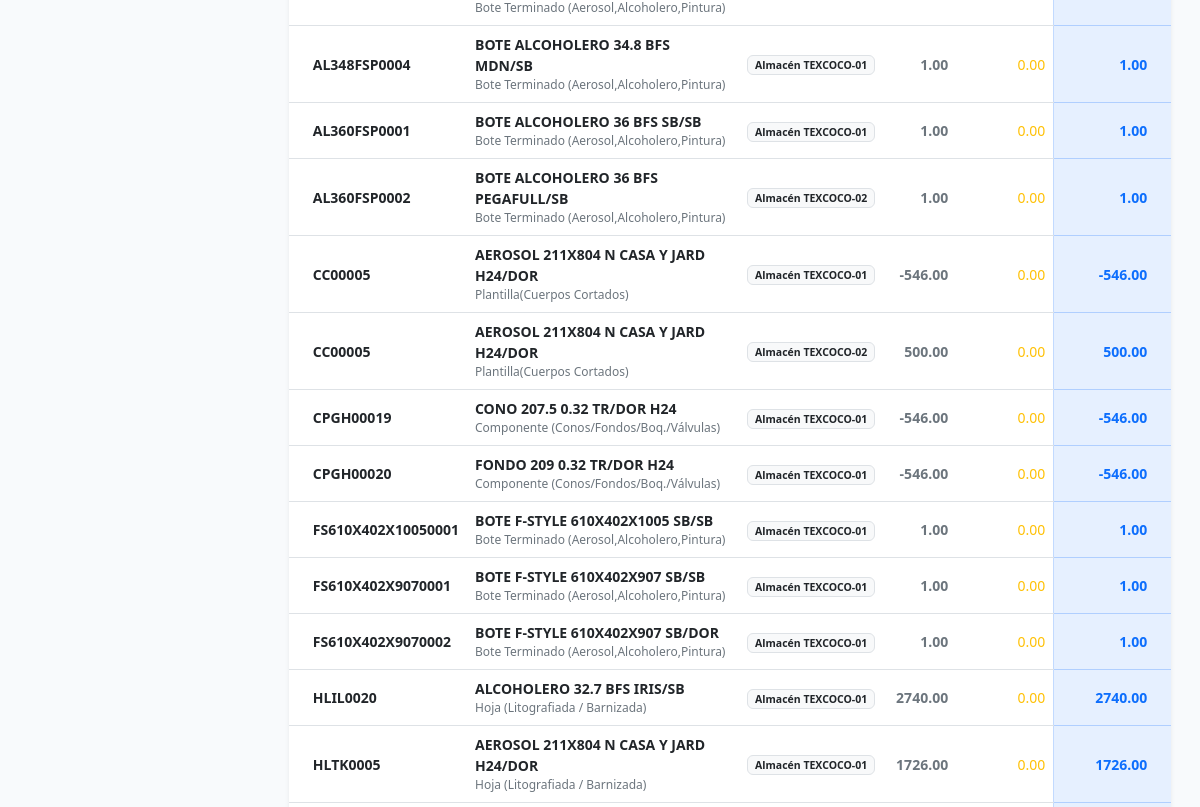
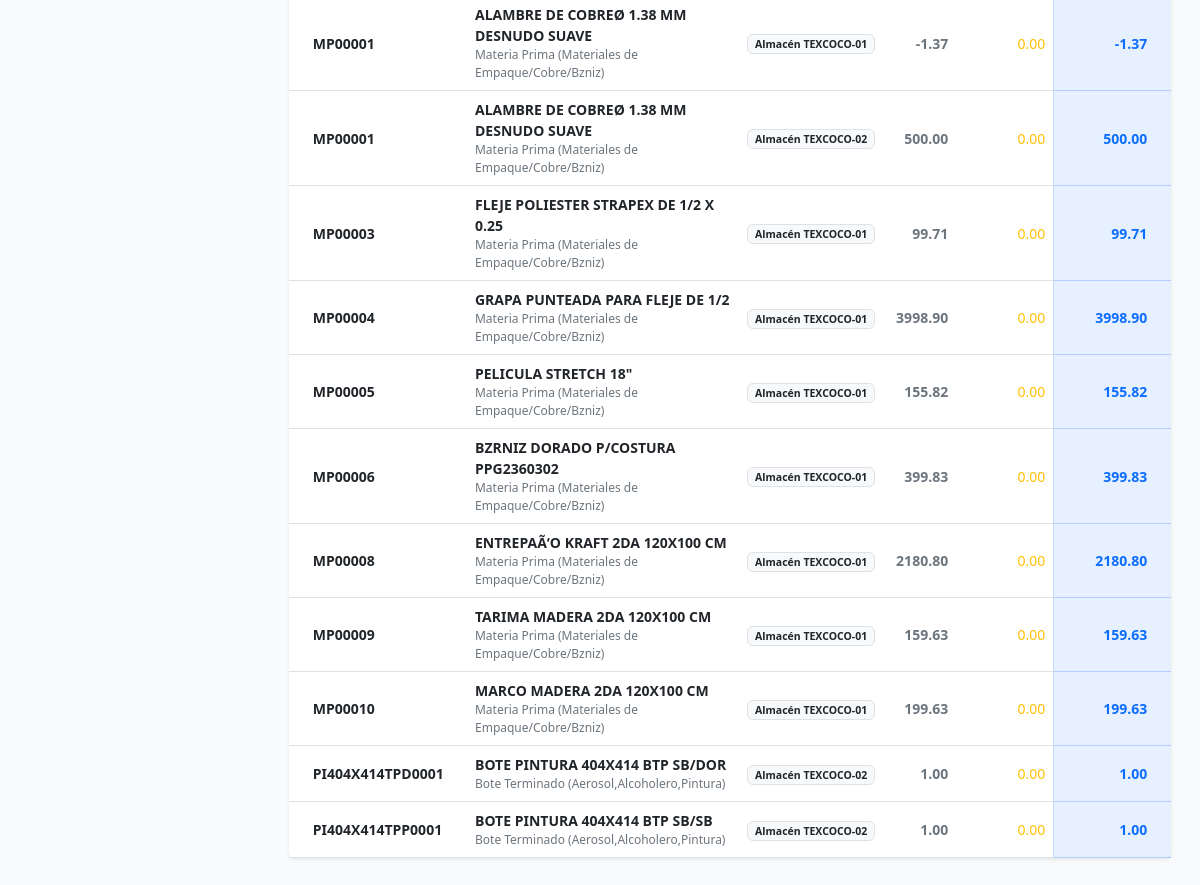
The page /inventario/existencias/ (signed in, lower part) on the database as committed earlier (2 pictures, top to bottom).
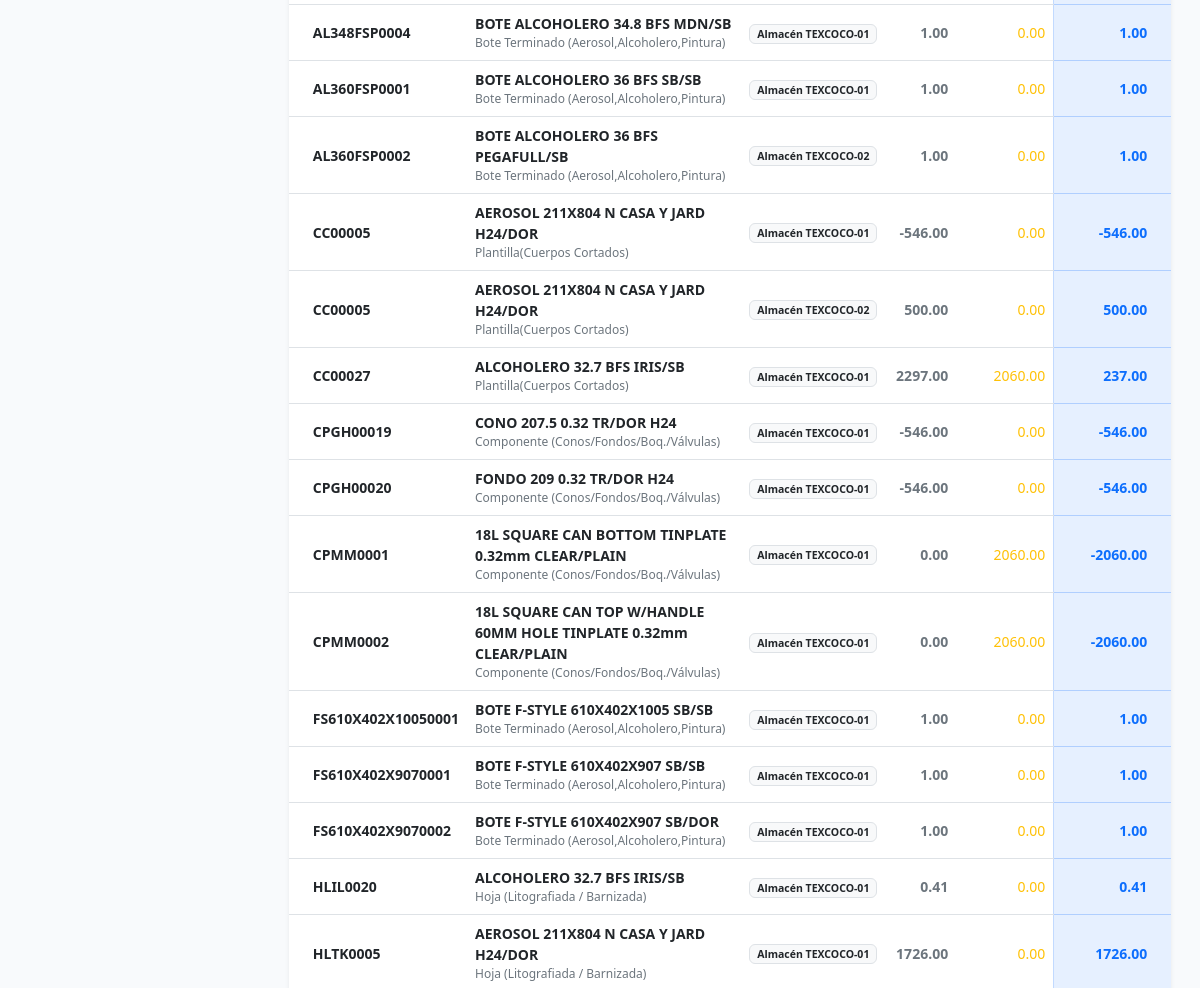
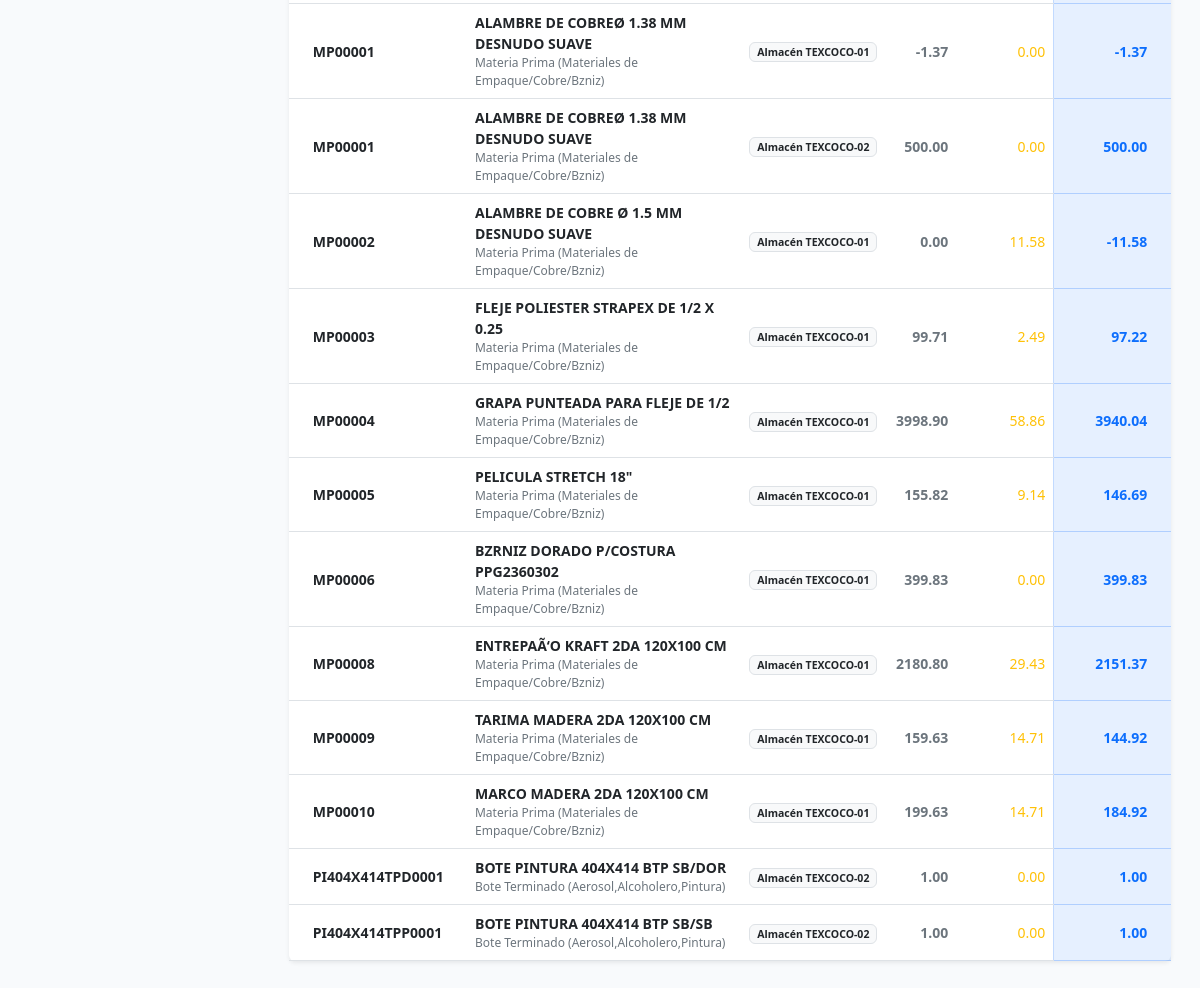
The same page on the database as committed later (2 pictures, top to bottom).
### inventario/models.py (models this page shows, shortened)
class Stock(models.Model):
    producto = models.ForeignKey(Producto, on_delete=models.CASCADE)
    bodega = models.ForeignKey(Bodega, on_delete=models.PROTECT)
    cantidad = models.DecimalField(
        max_digits=18, decimal_places=6, default=Decimal('0.000000'), validators=[MinValueValidator(Decimal('0.000000'))]
    )
    cantidad_reservada = models.DecimalField(
        max_digits=18, decimal_places=6, default=Decimal('0.000000'),
        help_text="Stock apartado para Órdenes de Producción o Pedidos de Venta"
    )
    ubicacion_especifica = models.CharField(max_length=50, blank=True, null=True, help_text="Ej: Pasillo A, Estante 4")
    stock_minimo = models.DecimalField(max_digits=18, decimal_places=6, default=Decimal('0.000000'), help_text="Alerta de stock mínimo")
    fecha_ultima_actualizacion = models.DateTimeField(auto_now=True)
    class Meta:
        verbose_name = "Existencia (Stock)"
        verbose_name_plural = "Existencias por Ubicación"
        unique_together = ('producto', 'bodega')
    @property
    def cantidad_disponible(self):
        return self.cantidad - self.cantidad_reservada

class Producto(models.Model):
    MATERIA_PRIMA = 'MP'
    COMPONENTE = 'CP'
    PRODUCTO_TERMINADO = 'PT'
    HOJALATA_ROLLO = 'HR'
    HOJA_LITOGRAFIADA = 'HL'
    HOJA_CORTADA = 'HC'
    PLANTILLA = 'CC'
    TIPO_PRODUCTO_CHOICES = [
        (MATERIA_PRIMA, 'Materia Prima (Materiales de Empaque/Cobre/Bzniz)'),
        (COMPONENTE, 'Componente (Conos/Fondos/Boq./Válvulas)'),
        (PRODUCTO_TERMINADO, 'Bote Terminado (Aerosol,Alcoholero,Pintura)'),
        (HOJALATA_ROLLO, 'Hojalata Rollo'),
        (HOJA_LITOGRAFIADA, 'Hoja (Litografiada / Barnizada)'),
        (HOJA_CORTADA, 'Hoja Cortada Plain'),
        (PLANTILLA, 'Plantilla(Cuerpos Cortados)'),
    ]
    nombre = models.CharField(max_length=255)
    sku = models.CharField(max_length=50, unique=True, help_text="Ej: AE-001 (Aerosol) o MP-BAR-EPO (Barniz)")
    descripcion = models.TextField(blank=True, null=True)
    tipo = models.CharField(max_length=2, choices=TIPO_PRODUCTO_CHOICES, default=PRODUCTO_TERMINADO)
    unidad_medida = models.ForeignKey(UnidadMedida, on_delete=models.PROTECT, help_text="Ej: Pza, Kg")
    moneda_base_costo = models.ForeignKey(
        Moneda, on_delete=models.PROTECT, related_name='productos_costo', help_text="Moneda en la que se rastrea el costo promedio"
    )
    moneda_base_venta = models.ForeignKey(
        Moneda, on_delete=models.PROTECT, related_name='productos_venta', help_text="Moneda de referencia para precios de venta"
    )
    costo_promedio_mxn = models.DecimalField(
        max_digits=18, decimal_places=6, default=Decimal('0.000000'), help_text="Costo promedio unitario en MXN para contabilidad"
    )
    class Meta:
        verbose_name = "Producto"
        verbose_name_plural = "Catálogo de Productos"

class Bodega(models.Model):
    codigo = models.CharField(max_length=20, unique=True)
    nombre = models.CharField(max_length=100)
    descripcion = models.TextField(blank=True, null=True)
    class Meta:
        verbose_name = "Bodega / Almacén"
        verbose_name_plural = "Bodegas / Almacenes"

### inventario/views.py (the view)
# urls.py: path('existencias/', views.existencias_view, name='existencias'),
@login_required
def existencias_view(request):
    existencias = Stock.objects.select_related('producto', 'bodega').all().order_by('producto__sku', 'bodega__nombre')
    query = request.GET.get('q', '').strip()
    bodega_id = request.GET.get('bodega', '').strip()
    if query:
        existencias = existencias.filter(
            Q(producto__sku__icontains=query) | Q(producto__nombre__icontains=query)
        )
    if bodega_id:
        existencias = existencias.filter(bodega_id=bodega_id)
    if request.headers.get('HX-Request'):
        return render(request, 'inventario/partials/_tabla_existencias.html', {'existencias': existencias})
    bodegas = Bodega.objects.all() # Traemos las bodegas reales para el filtro
    return render(request, 'inventario/existencias.html', {
        'existencias': existencias,
        'bodegas': bodegas,
        'query': query
    })

### inventario/templates/inventario/existencias.html (shortened to what this page needs)
{% extends 'general/base.html' %}
{% load static %}
{% block content %}
<div id="tabla-existencias-container">
    {% include 'inventario/partials/_tabla_existencias.html' %}
</div>
{% endblock %}

### inventario/templates/inventario/partials/_tabla_existencias.html (shortened to what this page needs)
<div class="card border-0 shadow-sm">
    <div class="card-body p-0">
        <div class="table-responsive">
            <table class="table table-hover align-middle mb-0">
                <tbody class="text-secondary small">
                    {% for item in existencias %}
                    <tr>
                        <td class="ps-4 fw-bold text-dark">{{ item.producto.sku }}</td>
                        <td>
                            <div class="d-flex flex-column">
                                <span class="fw-semibold text-dark">{{ item.producto.nombre }}</span>
                                <span class="text-muted" style="font-size: 0.75rem;">{{ item.producto.get_tipo_display }}</span>
                            </div>
                        </td>
                        <td>
                            <span class="badge bg-light text-dark border">{{ item.bodega.nombre }}</span>
                        </td>
                        <td class="text-end fw-semibold">{{ item.cantidad|floatformat:2 }}</td>
                        <td class="text-end text-warning">{{ item.cantidad_reservada|floatformat:2 }}</td>
                        <td class="text-end pe-4 fw-bold bg-primary bg-opacity-10 text-primary border-start border-primary border-opacity-25">
                            {{ item.cantidad_disponible|floatformat:2 }}
                        </td>
                    </tr>
                    {% endfor %}
                </tbody>
            </table>
        </div>
    </div>
</div>

Rows that differ between the two databases and show on the page:
no longer on this page (row unchanged): Stock: producto.tipo "Bote Terminado (Aerosol,Alcoholero,Pintura)"
added Stock: producto.sku "CC00027", producto.nombre "ALCOHOLERO 32.7 BFS IRIS/SB", producto.tipo "Plantilla(Cuerpos Cortados)", bodega.nombre "Almacén TEXCOCO-01", cantidad "2297.00", cantidad_reservada "2060.00", cantidad_disponible "237.00"
added Stock: producto.sku "CPMM0001", producto.nombre "18L SQUARE CAN BOTTOM TINPLATE 0.32mm CLEAR/PLAIN", producto.tipo "Componente (Conos/Fondos/Boq./Válvulas)", bodega.nombre "Almacén TEXCOCO-01", cantidad "0.00", cantidad_reservada "2060.00", cantidad_disponible "-2060.00"
added Stock: producto.sku "CPMM0002", producto.nombre "18L SQUARE CAN TOP W/HANDLE 60MM HOLE TINPLATE 0.32mm CLEAR/PLAIN", producto.tipo "Componente (Conos/Fondos/Boq./Válvulas)", bodega.nombre "Almacén TEXCOCO-01", cantidad "0.00", cantidad_reservada "2060.00", cantidad_disponible "-2060.00"
changed Stock "HLIL0020": cantidad "2740.00" → "0.41"; cantidad_disponible "2740.00" → "0.41"
added Stock: producto.sku "MP00002", producto.nombre "ALAMBRE DE COBRE Ø 1.5 MM DESNUDO SUAVE", producto.tipo "Materia Prima (Materiales de Empaque/Cobre/Bzniz)", bodega.nombre "Almacén TEXCOCO-01", cantidad "0.00", cantidad_reservada "11.58", cantidad_disponible "-11.58"
changed Stock "MP00003": cantidad_reservada "0.00" → "2.49"; cantidad_disponible "99.71" → "97.22"
changed Stock "MP00004": cantidad_reservada "0.00" → "58.86"; cantidad_disponible "3998.90" → "3940.04"
changed Stock "MP00005": cantidad_reservada "0.00" → "9.14"; cantidad_disponible "155.82" → "146.69"
changed Stock "MP00008": cantidad_reservada "0.00" → "29.43"; cantidad_disponible "2180.80" → "2151.37"
changed Stock "MP00009": cantidad_reservada "0.00" → "14.71"; cantidad_disponible "159.63" → "144.92"
changed Stock "MP00010": cantidad_reservada "0.00" → "14.71"; cantidad_disponible "199.63" → "184.92"
